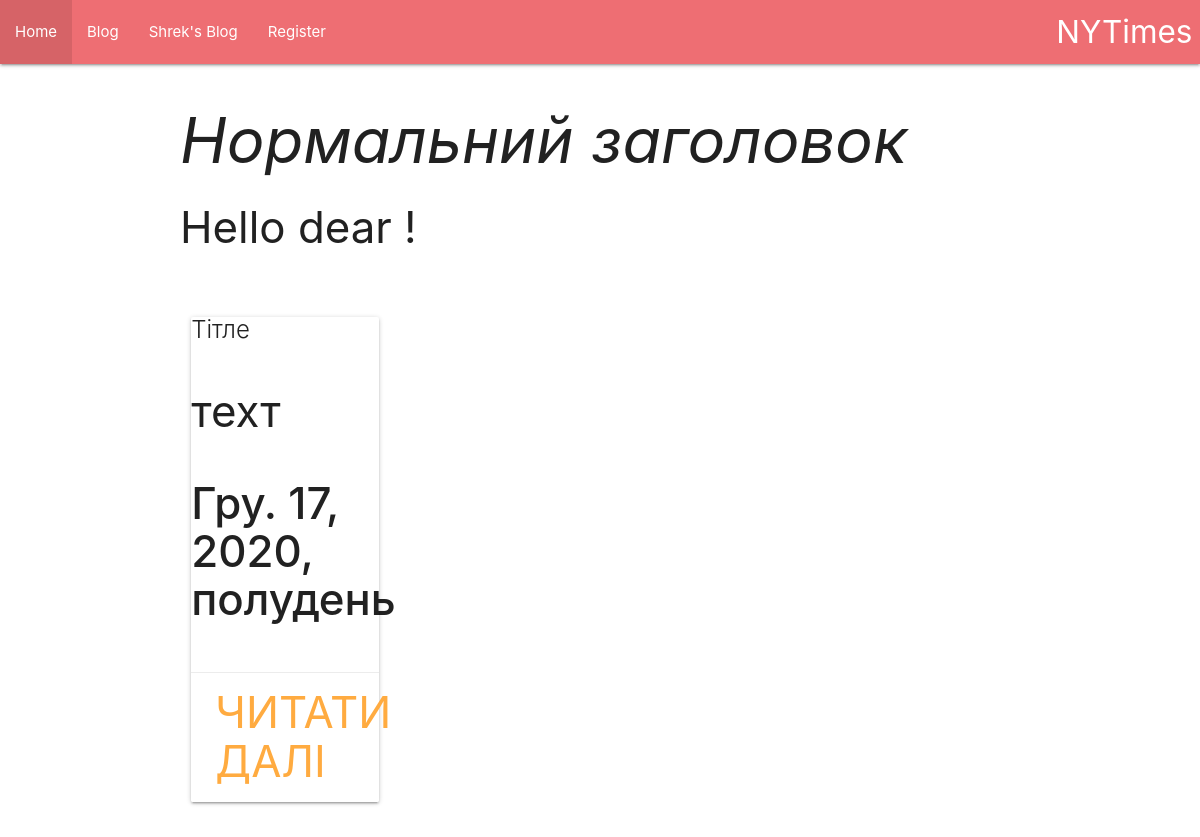
/blog/, run on an earlier commit of the app's database.
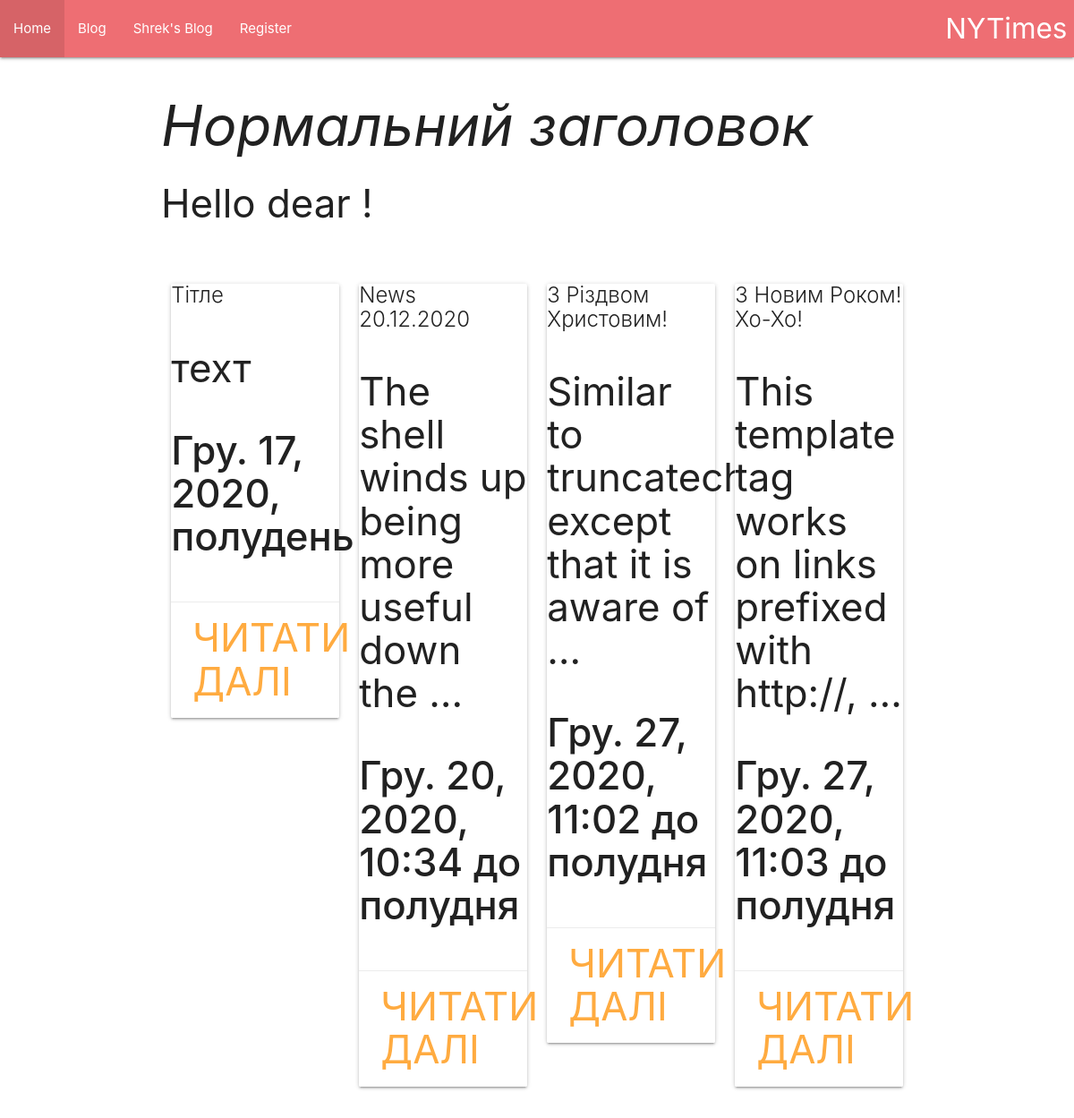
And on a later commit of the database.
### blog/models.py (models this page shows, shortened)
class post(models.Model):
	title = models.CharField(max_length=50)
	text=models.TextField()
	create_date = models.DateTimeField(default = timezone.now)
	pyblished_date = models.DateTimeField(null = True, blank=True)

### blog/views.py (the view)
# urls.py: path('',views.show_posts),
def show_posts(request):
	if request.method == "GET":
		res = post.objects.all()
		context={'posts': res, 'name': '<script>alert("Pirate!")</script>'}
		return render(request, 'post_list.html',context)

### blog/templates/post_list.html (shortened to what this page needs)
{%extends 'navbar.html' %}
 {% block content%}
	<div class="container">
		<h1><em>Нормальний заголовок</em></h1>
		<h3>Hello dear {{name|safe}}!<h3>
		<div class="row">
			{% for post in posts %}
				<div class="col s12 m6 l3">
					<div class="card">
						<h2 class="card-title">{{post.title|title}}</h2>
						<p>{{ post.text|truncatewords:9 }}</p>
						<strong>{{post.create_date}}</strong>
						<br><br>
						<div class="card-action">
							<a href=" {%url 'one_post' post_id=post.id%}">читати далі</a>
					</div>
				</div>
			</div>
			{% endfor %}
		</div>
	</div>
{% endblock %}

### blog/templates/navbar.html (shortened to what this page needs)
<!DOCTYPE html>
<html>
<head>
	<link rel="stylesheet" href="https://cdnjs.cloudflare.com/ajax/libs/materialize/1.0.0/css/materialize.min.css">
</head>
<body>
	<nav>
			<div class="nav-wrapper">
				<a href="/" class="brand-logo right">NYTimes</a>
				<ul id="nav-mobile" class="left">
					<li><a href="/">Home</a></li>
					<li><a href="/blog">Blog</a></li>
					<li><a href="/blog/shrek">Shrek's Blog</a></li>
					<li><a href="blog/regestar">Register</a></li>
				</ul>
			</div>
	</nav>
	{% block content %}{% endblock %}
</body>
</html>

What changed in the data, as far as the page shows it:
added post: title "News 20.12.2020", text "The shell winds up being more useful down the …", create_date "Гру. 20, 2020, 10:34 до полудня"
added post: title "З Різдвом Христовим!", text "Similar to truncatechars, except that it is aware of …", create_date "Гру. 27, 2020, 11:02 до полудня"
added post: title "З Новим Роком! Хо-Хо!", text "This template tag works on links prefixed with http://, …", create_date "Гру. 27, 2020, 11:03 до полудня"
